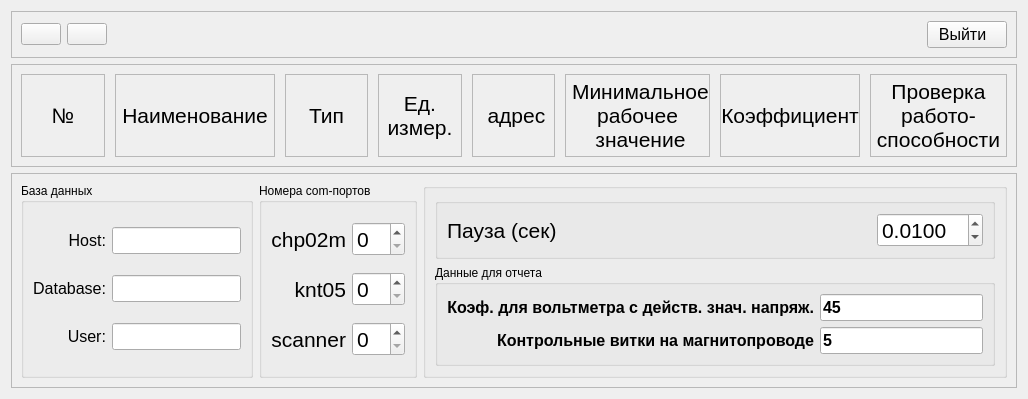
<?xml version="1.0" encoding="UTF-8"?>
<ui version="4.0">
 <class>Form</class>
 <widget class="QWidget" name="Form">
  <property name="geometry">
   <rect>
    <x>0</x>
    <y>0</y>
    <width>1028</width>
    <height>399</height>
   </rect>
  </property>
  <property name="sizePolicy">
   <sizepolicy hsizetype="Minimum" vsizetype="Minimum">
    <horstretch>0</horstretch>
    <verstretch>0</verstretch>
   </sizepolicy>
  </property>
  <property name="windowTitle">
   <string>Настройка приборов и коридоров</string>
  </property>
  <layout class="QVBoxLayout" name="verticalLayout_2">
   <item>
    <widget class="QFrame" name="frame">
     <property name="sizePolicy">
      <sizepolicy hsizetype="Preferred" vsizetype="Fixed">
       <horstretch>0</horstretch>
       <verstretch>0</verstretch>
      </sizepolicy>
     </property>
     <property name="frameShape">
      <enum>QFrame::StyledPanel</enum>
     </property>
     <property name="frameShadow">
      <enum>QFrame::Raised</enum>
     </property>
     <layout class="QHBoxLayout" name="horizontalLayout_2">
      <item>
       <layout class="QHBoxLayout" name="horizontalLayout">
        <item>
         <widget class="QPushButton" name="pushButton">
          <property name="focusPolicy">
           <enum>Qt::NoFocus</enum>
          </property>
          <property name="toolTip">
           <string>добавить прибор</string>
          </property>
          <property name="text">
           <string/>
          </property>
          <property name="icon">
           <iconset>
            <normaloff>:/ico/ico/Play_Red_128.png</normaloff>:/ico/ico/Play_Red_128.png</iconset>
          </property>
          <property name="iconSize">
           <size>
            <width>36</width>
            <height>36</height>
           </size>
          </property>
         </widget>
        </item>
        <item>
         <widget class="QPushButton" name="pushButton_2">
          <property name="focusPolicy">
           <enum>Qt::NoFocus</enum>
          </property>
          <property name="toolTip">
           <string>удалить неактивные приборы</string>
          </property>
          <property name="text">
           <string/>
          </property>
          <property name="icon">
           <iconset>
            <normaloff>:/ico/ico/Play_Red_128.png</normaloff>:/ico/ico/Play_Red_128.png</iconset>
          </property>
          <property name="iconSize">
           <size>
            <width>36</width>
            <height>36</height>
           </size>
          </property>
         </widget>
        </item>
        <item>
         <spacer name="horizontalSpacer">
          <property name="orientation">
           <enum>Qt::Horizontal</enum>
          </property>
          <property name="sizeHint" stdset="0">
           <size>
            <width>40</width>
            <height>20</height>
           </size>
          </property>
         </spacer>
        </item>
        <item>
         <widget class="QPushButton" name="pushButton_3">
          <property name="font">
           <font>
            <pointsize>12</pointsize>
           </font>
          </property>
          <property name="focusPolicy">
           <enum>Qt::NoFocus</enum>
          </property>
          <property name="text">
           <string>Выйти  </string>
          </property>
          <property name="iconSize">
           <size>
            <width>36</width>
            <height>36</height>
           </size>
          </property>
         </widget>
        </item>
       </layout>
      </item>
     </layout>
    </widget>
   </item>
   <item>
    <widget class="QFrame" name="frame_2">
     <property name="sizePolicy">
      <sizepolicy hsizetype="Preferred" vsizetype="Minimum">
       <horstretch>0</horstretch>
       <verstretch>0</verstretch>
      </sizepolicy>
     </property>
     <property name="frameShape">
      <enum>QFrame::StyledPanel</enum>
     </property>
     <property name="frameShadow">
      <enum>QFrame::Raised</enum>
     </property>
     <layout class="QHBoxLayout" name="horizontalLayout_3">
      <item>
       <layout class="QGridLayout" name="gridLayout">
        <property name="sizeConstraint">
         <enum>QLayout::SetMinimumSize</enum>
        </property>
        <property name="horizontalSpacing">
         <number>10</number>
        </property>
        <property name="verticalSpacing">
         <number>6</number>
        </property>
        <item row="0" column="2">
         <widget class="QLabel" name="label_2">
          <property name="maximumSize">
           <size>
            <width>16777215</width>
            <height>16777215</height>
           </size>
          </property>
          <property name="font">
           <font>
            <pointsize>16</pointsize>
           </font>
          </property>
          <property name="frameShape">
           <enum>QFrame::StyledPanel</enum>
          </property>
          <property name="text">
           <string> Наименование </string>
          </property>
          <property name="alignment">
           <set>Qt::AlignCenter</set>
          </property>
         </widget>
        </item>
        <item row="0" column="3">
         <widget class="QLabel" name="label_3">
          <property name="maximumSize">
           <size>
            <width>16777215</width>
            <height>16777215</height>
           </size>
          </property>
          <property name="font">
           <font>
            <pointsize>16</pointsize>
           </font>
          </property>
          <property name="frameShape">
           <enum>QFrame::StyledPanel</enum>
          </property>
          <property name="text">
           <string>Тип</string>
          </property>
          <property name="alignment">
           <set>Qt::AlignCenter</set>
          </property>
         </widget>
        </item>
        <item row="0" column="4">
         <widget class="QLabel" name="label_4">
          <property name="sizePolicy">
           <sizepolicy hsizetype="Preferred" vsizetype="Preferred">
            <horstretch>0</horstretch>
            <verstretch>0</verstretch>
           </sizepolicy>
          </property>
          <property name="minimumSize">
           <size>
            <width>0</width>
            <height>0</height>
           </size>
          </property>
          <property name="maximumSize">
           <size>
            <width>100</width>
            <height>16777215</height>
           </size>
          </property>
          <property name="font">
           <font>
            <pointsize>16</pointsize>
            <weight>50</weight>
            <bold>false</bold>
           </font>
          </property>
          <property name="frameShape">
           <enum>QFrame::StyledPanel</enum>
          </property>
          <property name="text">
           <string>Ед.
 измер. </string>
          </property>
          <property name="alignment">
           <set>Qt::AlignCenter</set>
          </property>
         </widget>
        </item>
        <item row="0" column="5">
         <widget class="QLabel" name="label_5">
          <property name="sizePolicy">
           <sizepolicy hsizetype="Preferred" vsizetype="Preferred">
            <horstretch>0</horstretch>
            <verstretch>0</verstretch>
           </sizepolicy>
          </property>
          <property name="maximumSize">
           <size>
            <width>100</width>
            <height>16777215</height>
           </size>
          </property>
          <property name="font">
           <font>
            <pointsize>16</pointsize>
           </font>
          </property>
          <property name="frameShape">
           <enum>QFrame::StyledPanel</enum>
          </property>
          <property name="text">
           <string> 
 адрес 
            </string>
          </property>
          <property name="alignment">
           <set>Qt::AlignCenter</set>
          </property>
         </widget>
        </item>
        <item row="0" column="1">
         <widget class="QLabel" name="label">
          <property name="maximumSize">
           <size>
            <width>100</width>
            <height>16777215</height>
           </size>
          </property>
          <property name="font">
           <font>
            <pointsize>16</pointsize>
           </font>
          </property>
          <property name="frameShape">
           <enum>QFrame::StyledPanel</enum>
          </property>
          <property name="text">
           <string>№</string>
          </property>
          <property name="alignment">
           <set>Qt::AlignCenter</set>
          </property>
         </widget>
        </item>
        <item row="0" column="6">
         <widget class="QLabel" name="label_9">
          <property name="font">
           <font>
            <pointsize>16</pointsize>
           </font>
          </property>
          <property name="frameShape">
           <enum>QFrame::StyledPanel</enum>
          </property>
          <property name="text">
           <string> Минимальное
рабочее
     значение    </string>
          </property>
          <property name="alignment">
           <set>Qt::AlignCenter</set>
          </property>
         </widget>
        </item>
        <item row="0" column="8">
         <widget class="QLabel" name="label_10">
          <property name="font">
           <font>
            <pointsize>16</pointsize>
           </font>
          </property>
          <property name="frameShape">
           <enum>QFrame::StyledPanel</enum>
          </property>
          <property name="text">
           <string>Проверка
работо-
 способности </string>
          </property>
          <property name="alignment">
           <set>Qt::AlignCenter</set>
          </property>
         </widget>
        </item>
        <item row="0" column="7">
         <widget class="QLabel" name="label_12">
          <property name="maximumSize">
           <size>
            <width>150</width>
            <height>16777215</height>
           </size>
          </property>
          <property name="font">
           <font>
            <pointsize>16</pointsize>
           </font>
          </property>
          <property name="frameShape">
           <enum>QFrame::StyledPanel</enum>
          </property>
          <property name="text">
           <string>Коэффициент</string>
          </property>
          <property name="alignment">
           <set>Qt::AlignCenter</set>
          </property>
         </widget>
        </item>
       </layout>
      </item>
     </layout>
    </widget>
   </item>
   <item>
    <widget class="QFrame" name="frame_4">
     <property name="frameShape">
      <enum>QFrame::StyledPanel</enum>
     </property>
     <property name="frameShadow">
      <enum>QFrame::Raised</enum>
     </property>
     <layout class="QHBoxLayout" name="horizontalLayout_5">
      <item>
       <widget class="QGroupBox" name="groupBox">
        <property name="title">
         <string>База данных</string>
        </property>
        <layout class="QGridLayout" name="gridLayout_2">
         <item row="0" column="0">
          <widget class="QLabel" name="label_6">
           <property name="font">
            <font>
             <pointsize>12</pointsize>
            </font>
           </property>
           <property name="text">
            <string>Host:</string>
           </property>
           <property name="alignment">
            <set>Qt::AlignRight|Qt::AlignTrailing|Qt::AlignVCenter</set>
           </property>
          </widget>
         </item>
         <item row="0" column="1">
          <widget class="QLineEdit" name="lineEdit">
           <property name="font">
            <font>
             <pointsize>12</pointsize>
            </font>
           </property>
          </widget>
         </item>
         <item row="1" column="0">
          <widget class="QLabel" name="label_7">
           <property name="font">
            <font>
             <pointsize>12</pointsize>
            </font>
           </property>
           <property name="text">
            <string>Database:</string>
           </property>
           <property name="alignment">
            <set>Qt::AlignRight|Qt::AlignTrailing|Qt::AlignVCenter</set>
           </property>
          </widget>
         </item>
         <item row="1" column="1">
          <widget class="QLineEdit" name="lineEdit_2">
           <property name="font">
            <font>
             <pointsize>12</pointsize>
            </font>
           </property>
          </widget>
         </item>
         <item row="2" column="0">
          <widget class="QLabel" name="label_8">
           <property name="font">
            <font>
             <pointsize>12</pointsize>
            </font>
           </property>
           <property name="text">
            <string>User:</string>
           </property>
           <property name="alignment">
            <set>Qt::AlignRight|Qt::AlignTrailing|Qt::AlignVCenter</set>
           </property>
          </widget>
         </item>
         <item row="2" column="1">
          <widget class="QLineEdit" name="lineEdit_3">
           <property name="font">
            <font>
             <pointsize>12</pointsize>
            </font>
           </property>
          </widget>
         </item>
        </layout>
       </widget>
      </item>
      <item>
       <widget class="QGroupBox" name="groupBox_2">
        <property name="title">
         <string>Номера com-портов</string>
        </property>
        <layout class="QGridLayout" name="gridLayout_3">
         <item row="0" column="0">
          <widget class="QLabel" name="label_13">
           <property name="font">
            <font>
             <pointsize>16</pointsize>
            </font>
           </property>
           <property name="text">
            <string>chp02m</string>
           </property>
           <property name="alignment">
            <set>Qt::AlignRight|Qt::AlignTrailing|Qt::AlignVCenter</set>
           </property>
          </widget>
         </item>
         <item row="0" column="1">
          <widget class="QSpinBox" name="spinBox_6">
           <property name="font">
            <font>
             <pointsize>16</pointsize>
            </font>
           </property>
           <property name="minimum">
            <number>0</number>
           </property>
          </widget>
         </item>
         <item row="1" column="0">
          <widget class="QLabel" name="label_14">
           <property name="font">
            <font>
             <pointsize>16</pointsize>
            </font>
           </property>
           <property name="text">
            <string>knt05</string>
           </property>
           <property name="alignment">
            <set>Qt::AlignRight|Qt::AlignTrailing|Qt::AlignVCenter</set>
           </property>
          </widget>
         </item>
         <item row="1" column="1">
          <widget class="QSpinBox" name="spinBox">
           <property name="font">
            <font>
             <pointsize>16</pointsize>
            </font>
           </property>
          </widget>
         </item>
         <item row="2" column="0">
          <widget class="QLabel" name="label_15">
           <property name="font">
            <font>
             <pointsize>16</pointsize>
            </font>
           </property>
           <property name="text">
            <string>scanner</string>
           </property>
           <property name="alignment">
            <set>Qt::AlignRight|Qt::AlignTrailing|Qt::AlignVCenter</set>
           </property>
          </widget>
         </item>
         <item row="2" column="1">
          <widget class="QSpinBox" name="spinBox_2">
           <property name="font">
            <font>
             <pointsize>16</pointsize>
            </font>
           </property>
          </widget>
         </item>
        </layout>
       </widget>
      </item>
      <item>
       <widget class="QGroupBox" name="groupBox_5">
        <property name="title">
         <string/>
        </property>
        <layout class="QVBoxLayout" name="verticalLayout">
         <item>
          <widget class="QGroupBox" name="groupBox_4">
           <property name="title">
            <string/>
           </property>
           <layout class="QHBoxLayout" name="horizontalLayout_4">
            <item>
             <widget class="QLabel" name="label_11">
              <property name="font">
               <font>
                <pointsize>16</pointsize>
               </font>
              </property>
              <property name="text">
               <string>Пауза (сек)</string>
              </property>
             </widget>
            </item>
            <item>
             <spacer name="horizontalSpacer_2">
              <property name="orientation">
               <enum>Qt::Horizontal</enum>
              </property>
              <property name="sizeHint" stdset="0">
               <size>
                <width>326</width>
                <height>20</height>
               </size>
              </property>
             </spacer>
            </item>
            <item>
             <widget class="QDoubleSpinBox" name="doubleSpinBox_3">
              <property name="font">
               <font>
                <pointsize>16</pointsize>
               </font>
              </property>
              <property name="buttonSymbols">
               <enum>QAbstractSpinBox::UpDownArrows</enum>
              </property>
              <property name="keyboardTracking">
               <bool>true</bool>
              </property>
              <property name="decimals">
               <number>4</number>
              </property>
              <property name="singleStep">
               <double>0.010000000000000</double>
              </property>
              <property name="value">
               <double>0.010000000000000</double>
              </property>
             </widget>
            </item>
           </layout>
          </widget>
         </item>
         <item>
          <widget class="QGroupBox" name="groupBox_3">
           <property name="title">
            <string>Данные для отчета</string>
           </property>
           <layout class="QGridLayout" name="gridLayout_4">
            <item row="0" column="0">
             <layout class="QGridLayout" name="gridLayout_5">
              <item row="0" column="0">
               <widget class="QLabel" name="label_16">
                <property name="font">
                 <font>
                  <pointsize>12</pointsize>
                  <weight>75</weight>
                  <bold>true</bold>
                 </font>
                </property>
                <property name="text">
                 <string>Коэф. для вольтметра с действ. знач. напряж.</string>
                </property>
                <property name="alignment">
                 <set>Qt::AlignRight|Qt::AlignTrailing|Qt::AlignVCenter</set>
                </property>
               </widget>
              </item>
              <item row="1" column="0">
               <widget class="QLabel" name="label_17">
                <property name="font">
                 <font>
                  <pointsize>12</pointsize>
                  <weight>75</weight>
                  <bold>true</bold>
                 </font>
                </property>
                <property name="text">
                 <string>Контрольные витки на магнитопроводе</string>
                </property>
                <property name="alignment">
                 <set>Qt::AlignRight|Qt::AlignTrailing|Qt::AlignVCenter</set>
                </property>
               </widget>
              </item>
              <item row="0" column="1">
               <widget class="QLineEdit" name="lineEdit_5">
                <property name="font">
                 <font>
                  <pointsize>12</pointsize>
                  <weight>75</weight>
                  <bold>true</bold>
                 </font>
                </property>
                <property name="text">
                 <string>45</string>
                </property>
               </widget>
              </item>
              <item row="1" column="1">
               <widget class="QLineEdit" name="lineEdit_6">
                <property name="font">
                 <font>
                  <pointsize>12</pointsize>
                  <weight>75</weight>
                  <bold>true</bold>
                 </font>
                </property>
                <property name="text">
                 <string>5</string>
                </property>
               </widget>
              </item>
             </layout>
            </item>
           </layout>
          </widget>
         </item>
        </layout>
       </widget>
      </item>
     </layout>
    </widget>
   </item>
  </layout>
 </widget>
 <resources/>
 <connections/>
</ui>
